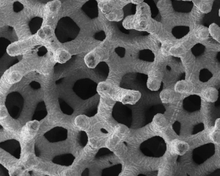
%> input picture Watershed Segmentation/cells_small.pgm, 220 x 176 px, shrunk from 300 x 240 before the run
$ octave main.m   (GNU Octave 9; MATLAB toolbox functions it lacks are replaced by stand-ins)
%> lines starting %> are read from the running program, lines starting %| are printed output that depends on the picture
%> the answer given: cells_small.pgm
%> further down, Image is the input picture: size 176x220 uint8; min 7, max 234, mean 95.5
### Watershed Segmentation/GaussianKernel.m
function [G,w] = GaussianKernel(Sigma)
%> called with Sigma = 0.6
% sigma =0.6
a=round((2*Sigma)-0.5);
w=2*a+1;
sum=0;
G=[];
for i=1:w
    G1=exp((-1*(i-1-a)*(i-1-a))/(2*Sigma*Sigma));
    sum=sum+G1;
    G=[G G1];

end

G=G/sum;

end

### Watershed Segmentation/GaussianDerivateKernel.m
function [Gderiv,w] = GaussianDerivateKernel(Sigma)
%> called with Sigma = 0.6
% sigma 0.6
a=round((2*Sigma)-0.5);
w=2*a+1;
sum=0;
Gderiv=[];

% main function
for i=1:w
    G1=-1*(i-1-a)*exp((-1*(i-1-a)*(i-1-a))/(2*Sigma*Sigma));
    sum=sum-(i*G1);
    Gderiv=[Gderiv G1];

end

Gderiv=Gderiv/sum;
Gderiv=flip(Gderiv);% to make it symmetric
end

### Watershed Segmentation/Convolution.m
% convolution of images
function [H] = Convolution(image,kernel)
%> called with kernel = [0.166; 0.667; 0.166]
% image- orginal image, kernel- gaussian kernel
[h,w]=size(image);
%> h = 176; w = 220
[ker_h,ker_w]=size(kernel); % size
H=zeros(h,w);
H1=zeros(h,w);

 for i=1:h
    for j=1:w
         sum=0;
                for k=1:ker_h
                    for m=1:ker_w

                        offset_i=-1*floor(ker_h/2)+k-1;
                        offset_j=-1*floor(ker_w/2)+m-1;
%
                             if i+offset_i>0 && i+offset_i<=h && j+offset_j>0 && j+offset_j<=w
                                    sum=sum+image(i+offset_i,j+offset_j)*kernel(k,m);


                            end
                    end
                end


             H(i,j)=sum;

    end
 end
 for i=1:h
     for j=1:w
         H1(i,j)=H(i,j);

     end
 end


end

### Watershed Segmentation/MagnitudeGradient.m
function [Magnitude,Gradient,Horizontal,Vertical,temp_Horizontal,temp_Vertical] = MagnitudeGradient(G_kernel,Gderiv_kernel,image,height,width)

%H1(height,width)=zeros;
T=transpose(G_kernel); % vertical 1-D Gaussian

%temp_Horizontal=Convolution(image,T);
H1=Convolution(image,T);
% Cat.pgm & cameraman.pgm->grayscale images; waldo & pepsi->RGB. If I use
% rgb2gray function, the program will throw error for grayscale image. This
% conversion is needed only for template matching (lab3 ). I didn't use it
% to avoid error but when I used RGB image the matrix size becomes tripe
% bcoz of RGB -> 3 chanel. Therefore I used the following for loop to count
% 1 chanel
 for i=1:height
     for j=1:width
         temp_Horizontal(i,j)=H1(i,j);

     end
 end

Horizontal=Convolution(temp_Horizontal,Gderiv_kernel);% horizontal intensity change
%> call 2 of Convolution, with kernel = [-0.5 0 0.5]
%> after the loop in Convolution (call 2), `for i=1:h`:
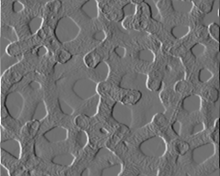
%> H: size 176x220 double; min -86.43, max 108.8, mean -0.1; drawn with min black and max white
% figure (2),imshow((Horizontal))
% title('Horizontal image')

T1=transpose(Gderiv_kernel);% vertical Gausisn derivative
H2=Convolution(image,G_kernel);
for i=1:height
     for j=1:width
         temp_Vertical(i,j)=H2(i,j);

     end
 end
Vertical=Convolution(temp_Vertical,T1);% vertical  intensity change
%> call 4 of Convolution, with kernel = [-0.5; 0; 0.5]
%> after the loop in Convolution (call 4), `for i=1:h`:
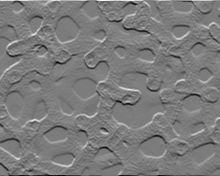
%> H: size 176x220 double; min -93.92, max 98.84, mean -0.1; drawn with min black and max white


% figure (3),imshow((Vertical))
% title('Vertical image')

Magnitude=zeros(height,width);
Gradient=zeros(height,width);
% step 2: magnitude and angle calculation
for i=1:height
    for j=1:width
        Magnitude(i,j)=sqrt(Horizontal(i,j).^2+Vertical(i,j).^2);
        Gradient(i,j)=atan2(Horizontal(i,j),Vertical(i,j));
    end
end
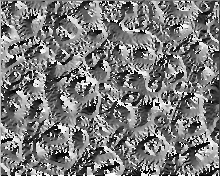
%> Gradient: size 176x220 double; min -3.14, max 3.14, mean -0.126; drawn with min black and max white
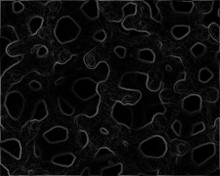
%> Magnitude: size 176x220 double; min 0, max 108.9, mean 12.9
%> `imshow(double(Quantized_Magnitude))`:
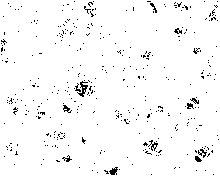
%> displayed picture: size 176x220, on the screen's scale of 0 to 255; 97.1% white; black in thin lines or dots


% [17 lines of commented-out code are left out]
end

### Watershed Segmentation/watershed.m
function label = watershed(image)
% image - Quantized_Magnitude image , label- o/p wshed


[height,width,~]=size(image);
%> height = 176; width = 220
x_coordinate=cell(1,256);% 256 array in cell
y_coordinate=cell(1,256);% 256 array in cell

%1-> a) level pixel list
for i=1:height
    for j=1:width
            c=image(i,j);
            x_coordinate{c+1}=[ x_coordinate{c+1} i];
            y_coordinate{c+1}=[ y_coordinate{c+1} j];

    end
end
%> after the loop, x_coordinate = 256 items; y_coordinate = 256 items
% 1-> b set label to -1
label=-1*ones(height,width);  % initilize label variable -1 : unlabled
% 1-> c global label
 globallabel=0;  % use to create catchment basins

% step 2 :

for i=1:256 % 256= grey level

    temp_label=label; % tempporary variable for label
    % a)
    x=x_coordinate{i};% get gray level coorfdinate: gray level 0 -> i=1, i -> gray level
    y=y_coordinate{i};

    % frontier
    x_forntier1=[];
    y_forntier1=[];


    % check negibour label
    for j=1:length(x)
        gray_level=i-1;

        %[label,flag]= anynearest8_2(temp_label,x(j),y(j),height,width,gray_level,label);
       [label,flag]= anynearest8_wshed(temp_label,x(j),y(j),height,width,gray_level,label,image);

        if flag>0 % if negihbour found , add to frontier
            x_forntier1=[x_forntier1 x(j)];
            y_forntier1=[y_forntier1 y(j)];
        end

    end
    %b)
      while ~isempty (x_forntier1 & y_forntier1) % check ->frontier empty

          q_x=x_forntier1(length(x_forntier1)); % pop last value
          x_forntier1(length(x_forntier1))=[]; % delete last value

          q_y=y_forntier1(length(y_forntier1)); % pop last value
          y_forntier1(length(y_forntier1))=[]; % delete last value


             [x_forntier1, y_forntier1,label] = neighbourlist_wshed(image,q_x,q_y,height,width,label,gray_level,x_forntier1, y_forntier1);
             %visit this list, change label, and push them

      end
      %end


    %c)
            % create new catchment basins
                for k=1:length(x)
                    seed_point=[x(k) y(k)];
                    new_color=globallabel;
                        if image(x(k),y(k))==gray_level && label(x(k),y(k))==-1
                             label = floodfill_so_fun(seed_point,image,new_color,height,width,label);
                             globallabel=globallabel+1;
                        end


                end
end
%> this loop made 256 passes
%> pass 3, in watershed, `temp_label=label;`:
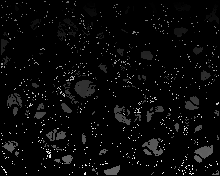
%> temp_label: size 176x220 double; min -1, max 1131, mean 39.7; drawn with min black and max white
%> after the loop:
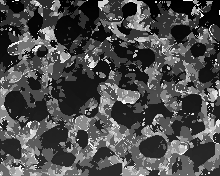
%> label: size 176x220 double; min -1, max 2763, mean 833.9; drawn with min black and max white
%> after the loop, flag = 1; globallabel = 2764


end

### Watershed Segmentation/double_threshold_function.m
% double threshold function

% Threholding function

function output = double_threshold_function(height,width,Image2_grey)
%> called with height = 176, width = 220
%% Histrogram
hist(256)=zeros;
for i=1:height
    for j=1:width
        hist(Image2_grey(i,j)+1)=hist(Image2_grey(i,j)+1)+1;% for Image2(i,j)->
    end
end
%% m_0 Running sum of Hist
bin1=hist;
for i=1:length(bin1)-1
    bin1(i+1)=bin1(i)+bin1(i+1);
end
% % m_1 Running sum of weighted Hist
bin2=hist;
for i=1:256
    bin2(i)=bin2(i)*i;
end
for i=1:length(bin2)-1
    bin2(i+1)=bin2(i)+bin2(i+1);
end
%% Pixel intensity calculation when less than and greater than t
a=1;

t=48;% guess thresholing value
while a<2
miu_back=bin2(t)/bin1(t);% less than t
miu_fore=(bin2(length(bin2))-bin2(t))/(bin1(length(bin1))-bin1(t));% greater than t
t_n=(miu_back+miu_fore)/2;% new threshold value
del_t=abs(t-t_n)/t;%
t=round(t_n);% new thresh hold value
if del_t<1
    a=2;
end

end

% thresh hold value, Ridle-Calvard Thresholding value does not gives better
% quality value, so some modifications for value of t
t_high=(t+255)/2;
t_low=0.5*t_high;
Image3_grey=Image2_grey;
%% high treshold image
for i=1:height
    for j=1:width
        if Image2_grey(i,j)>t_high
            Image2_grey(i,j)=255;% set all pixel to 255

        else
            Image2_grey(i,j)=0;% set all pixel to zero
        end
    end
end
%figure (6), imshow(Image2_grey)
%title('High threshold image')


% low threshold image
for i=1:height
    for j=1:width
        if Image3_grey(i,j)>t_low
            Image3_grey(i,j)=255;% set all pixel to 255

        else
            Image3_grey(i,j)=0;% set all pixel to zero
        end
    end
    %figure (7), imshow(Image3_grey)
    %title('Low threshold image')

end
% floodfill call for better image quality
output(height,width)=zeros; % initialzie output to zeros
new_color=254; % new color
for i=1:height
    for j=1:width
        if Image2_grey(i,j)==255 % check for 255 if found store the coordinate to seed_point
            seed_point=[i j];
            output=floodfill_so_fun(seed_point,Image3_grey,new_color,height,width,output);
        end
    end
end
%figure(3), imshow(output)


end

### Watershed Segmentation/Marker.m
function [Marker] = Marker(image,Magnitude,G_kernel,Gderiv_kernel)
        % Quantized Magnitude
Quantized_Magnitude=uint8(Magnitude);
figure(4), imshow(double(Quantized_Magnitude))
title('Marker Watershed: Magnitude')
[height,width,~]=size(image);

        % Double threshold on original image
output = double_threshold_function(height,width,image);% pixel sets to 254
output=254-output;% to alter the output

figure(5),imshow(uint8(output));
title('Marker Watershed: Threshold')

Edge(height,width)=zeros; % to set it 255
for i=1:height
    for j=1:width
        if output(i,j)==254
            Edge(i,j)=255;
        end
    end
end

se=255;% structutring element
    % to distach the objects from edge
Edge1= dilation_function(Edge,height,width,se);
Edge2= dilation_function(Edge1,height,width,se);


    % Chamfer on double threshold
[Chamfer_Distance] = ChamferFunction(Edge2);
figure(6),imshow(uint8(Chamfer_Distance))
title('Marker Watershed: Chamfer')

    % Watershed on chamfer
label1 = watershed(Chamfer_Distance);

figure(7),imshow(uint8(255*label1/max(max(label1))))
title('Marker Watershed: Watershed of Chamfer')

        % Canny on watershed
[CannyEdge,~,~] = cannyedge(G_kernel,Gderiv_kernel,label1,height,width);

figure(8),imshow(uint8(CannyEdge))
title('Marker Watershed: Edges separating objects')

    % combine double threshold & canny on watershed-> marker
Marker=uint8(CannyEdge)+uint8(Edge);
Marker=Marker(2:127,2:127); % crop marker


end

### Watershed Segmentation/dilation_function.m
% dilation_bintion function

function output1= dilation_function(A,height,width,se)
output1(height,width)=zeros(); % initialize output as zeros
%> the run ends on the next line

% boundary conditions and accesing each pixel
for i=1:height
    for j=1:width
        if i==1 && j==1 % check  imgae(1,1) point
           if A(i,j)==se || A(i,j+1)==se || A(i+1,j)==se %check value exists
            output1(i,j)=se;% replace with new value
           end
        end

        if i==1 && j==width % row 1, coloumn last
            if A(i,j)==se || A(i,j-1)==se || A(i+1,j)==se %check value exists
             output1(i,j)=se;% replace with new value
            end
        end

        if i==height && j==1 % last row, first coloumn pixel
            if A(i,j)==se || A(i,j+1)==se || A(i-1,j)==se
             output1(i,j)=se;% replace with new value
            end
        end

        if i==height && j==width % last row, last colomn pixel access
           if A(i,j)==se || A(i,j-1)==se || A(i-1,j)==se %check value exists
             output1(i,j)=se;
           end
        end


        if i==1 && j<width % first row, 2nd coloumn to before last colomn pixels
            if j>1
                if A(i,j)==se || A(i,j+1)==se|| A(i,j-1)||A(i+1,j)==se %check value exists
                    output1(i,j)=se; % replace with new value
                end
            end
        end

        if i>1 && j==1 % 2nd row to before last row , first coloumn pixel access
            if i<height
                if A(i,j)==se || A(i,j+1)==se || A(i-1,j)||A(i+1,j)==se %check value exists
                    output1(i,j)=se; % replace with new value
                end
            end
        end

         if i==height && j<=width-1 % last row, 2nd coloumn til before last column
            if j>1
                if A(i,j)==se || A(i,j+1)==se|| A(i-1,j) ||A(i,j-1) %check value exists
                    output1(i,j)=se; % replace with new value
                end
            end
         end

         if i>1 && j==width % 2nd row till before last row, last coloumn pixels access
            if i<height
                if A(i,j)==se || A(i,j-1)==se|| A(i-1,j)||A(i+1,j) %check value exists
                    output1(i,j)=se; % replace with new value
                end
            end
         end

        if i>1 && j>1% 2nd row to before last row, 2nd coloumn to before last coloumn
            if i<=height-1 && j<=width-1
               if A(i,j)==se || A(i,j-1)==se|| A(i-1,j)||A(i+1,j)==se||A(i,j+1)==se %check value exists
                    output1(i,j)=se;  % replace with new value
               end
            end
        end


    end
end

### Watershed Segmentation/main.m
%% Watershed segmentation & Watershed using Marker
clc
clear all
%% IMAGE INPUT & uint8 to double conversion
[FileName,FilePath]=uigetfile('*')
